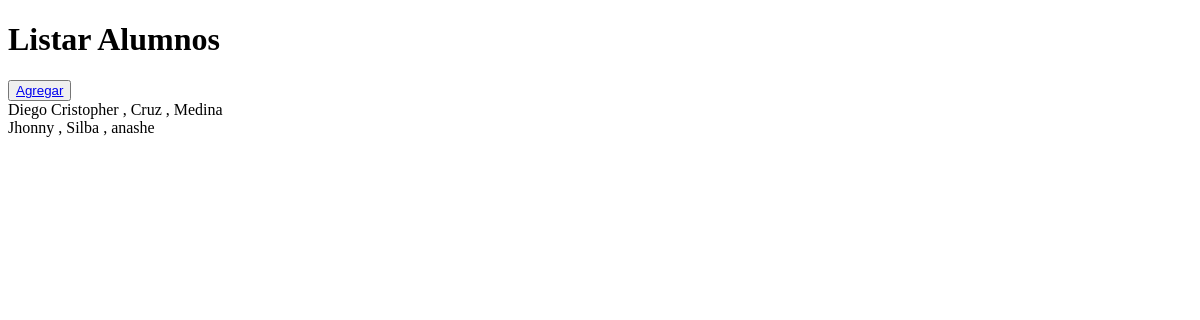
/alumnos/crud, run on an earlier commit of the app's database.
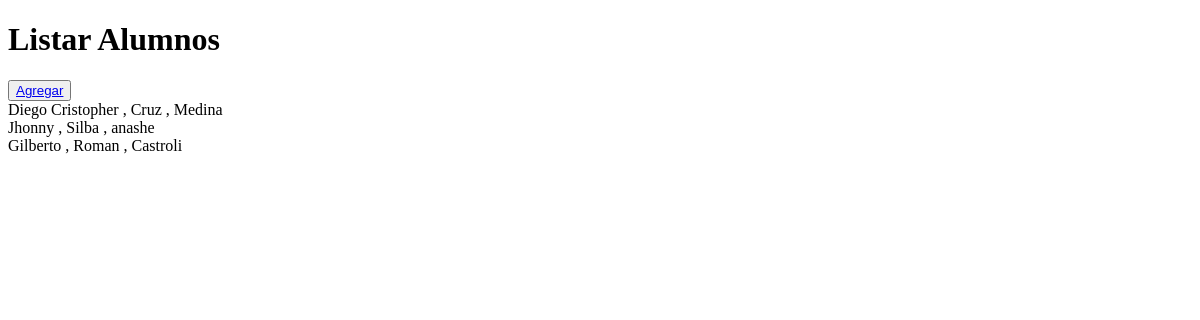
And on a later commit of the database.
### alumnos/models.py (models this page shows, shortened)
class alumno(models.Model):
        rut = models.CharField(primary_key=True, max_length=10)
        nombre = models.CharField(max_length=50)
        apellido_paterno= models.CharField(max_length=50)
        apellido_materno= models.CharField(max_length=50)
        fecha_nacimiento= models.DateField(null=False, blank=False)
        id_genero = models.ForeignKey('Genero',on_delete=models.CASCADE,db_column='idGenero')
        telefono = models.CharField(max_length=45)
        email = models.EmailField(unique=True,max_length=100, blank=True, null=True)
        direccion = models.CharField(max_length=50, blank=True, null=True)
        activo = models.IntegerField()

### alumnos/views.py (the view)
# urls.py: path('crud', views.crud, name="crud"),
def crud(request):
    alumnos = alumno.objects.all()
    context= {"alumnos":alumnos}
    return render(request,"alumnos/alumnos_list.html",context)

### alumnos/templates/alumnos/alumnos_list.html (shortened to what this page needs)
<!DOCTYPE html>
<html lang="en">
<head>
</head>
<body>
    <h1>Listar Alumnos</h1>
    <button>
        <a href="{% url 'alumnosAdd' % }">Agregar</a>
    </button>
    {% for alumno in alumnos%}
        {{alumno.nombre}} , {{alumno.apellido_paterno}} , {{alumno.apellido_materno}} <br>
</body>
</html>

What changed in the data, as far as the page shows it:
added alumno: nombre "Gilberto", apellido_paterno "Roman", apellido_materno "Castroli"
